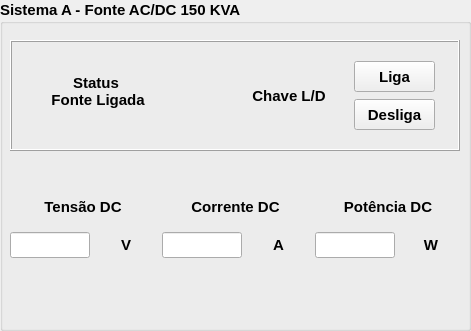
          <widget class="QGroupBox" name="groupBox_14">
           <property name="minimumSize">
            <size>
             <width>471</width>
             <height>331</height>
            </size>
           </property>
           <property name="maximumSize">
            <size>
             <width>471</width>
             <height>331</height>
            </size>
           </property>
           <property name="font">
            <font>
             <pointsize>11</pointsize>
             <weight>75</weight>
             <bold>true</bold>
             <kerning>true</kerning>
            </font>
           </property>
           <property name="layoutDirection">
            <enum>Qt::LeftToRight</enum>
           </property>
           <property name="autoFillBackground">
            <bool>false</bool>
           </property>
           <property name="title">
            <string>Sistema A - Fonte AC/DC 150 KVA</string>
           </property>
           <widget class="QFrame" name="frame_4">
            <property name="geometry">
             <rect>
              <x>10</x>
              <y>40</y>
              <width>450</width>
              <height>111</height>
             </rect>
            </property>
            <property name="minimumSize">
             <size>
              <width>450</width>
              <height>92</height>
             </size>
            </property>
            <property name="frameShape">
             <enum>QFrame::Box</enum>
            </property>
            <property name="frameShadow">
             <enum>QFrame::Raised</enum>
            </property>
            <widget class="QWidget" name="layoutWidget_11">
             <property name="geometry">
              <rect>
               <x>220</x>
               <y>20</y>
               <width>205</width>
               <height>72</height>
              </rect>
             </property>
             <layout class="QHBoxLayout" name="horizontalLayout_14">
              <item>
               <widget class="PyDMLabel" name="PyDMLabel_42">
                <property name="font">
                 <font>
                  <weight>75</weight>
                  <bold>true</bold>
                 </font>
                </property>
                <property name="toolTip">
                 <string/>
                </property>
                <property name="whatsThis">
                 <string/>
                </property>
                <property name="styleSheet">
                 <string notr="true"/>
                </property>
                <property name="text">
                 <string>Chave L/D</string>
                </property>
                <property name="alignment">
                 <set>Qt::AlignCenter</set>
                </property>
               </widget>
              </item>
              <item>
               <layout class="QVBoxLayout" name="verticalLayout_11">
                <item>
                 <widget class="PyDMPushButton" name="pb_on_power_supply_a">
                  <property name="enabled">
                   <bool>true</bool>
                  </property>
                  <property name="minimumSize">
                   <size>
                    <width>81</width>
                    <height>31</height>
                   </size>
                  </property>
                  <property name="maximumSize">
                   <size>
                    <width>81</width>
                    <height>31</height>
                   </size>
                  </property>
                  <property name="font">
                   <font>
                    <weight>75</weight>
                    <bold>true</bold>
                   </font>
                  </property>
                  <property name="toolTip">
                   <string/>
                  </property>
                  <property name="whatsThis">
                   <string>
    Basic PushButton to send a fixed value.

    The PyDMPushButton is meant to hold a specific value, and send that value
    to a channel when it is clicked, much like the MessageButton does in EDM.
    The PyDMPushButton works in two different modes of operation, first, a
    fixed value can be given to the :attr:`.pressValue` attribute, whenever the
    button is clicked a signal containing this value will be sent to the
    connected channel. This is the default behavior of the button. However, if
    the :attr:`.relativeChange` is set to True, the fixed value will be added
    to the current value of the channel. This means that the button will
    increment a channel by a fixed amount with every click, a consistent
    relative move
    
    Parameters
    ----------
    pressValue : int, float, str
        Value to be sent when the button is clicked
    
    channel : str
        ID of channel to manipulate

    parent : QObject, optional
        Parent of PyDMPushButton

    label : str, optional
        String to place on button

    icon : QIcon, optional
        An Icon to display on the PyDMPushButton


    relative : bool, optional
        Choice to have the button peform a relative put, instead of always
        setting to an absolute value
    </string>
                  </property>
                  <property name="text">
                   <string>Liga</string>
                  </property>
                  <property name="checkable">
                   <bool>true</bool>
                  </property>
                 </widget>
                </item>
                <item>
                 <widget class="PyDMPushButton" name="pb_off_power_supply_a">
                  <property name="enabled">
                   <bool>true</bool>
                  </property>
                  <property name="minimumSize">
                   <size>
                    <width>81</width>
                    <height>31</height>
                   </size>
                  </property>
                  <property name="maximumSize">
                   <size>
                    <width>81</width>
                    <height>31</height>
                   </size>
                  </property>
                  <property name="font">
                   <font>
                    <weight>75</weight>
                    <bold>true</bold>
                   </font>
                  </property>
                  <property name="toolTip">
                   <string/>
                  </property>
                  <property name="whatsThis">
                   <string>
    Basic PushButton to send a fixed value.

    The PyDMPushButton is meant to hold a specific value, and send that value
    to a channel when it is clicked, much like the MessageButton does in EDM.
    The PyDMPushButton works in two different modes of operation, first, a
    fixed value can be given to the :attr:`.pressValue` attribute, whenever the
    button is clicked a signal containing this value will be sent to the
    connected channel. This is the default behavior of the button. However, if
    the :attr:`.relativeChange` is set to True, the fixed value will be added
    to the current value of the channel. This means that the button will
    increment a channel by a fixed amount with every click, a consistent
    relative move
    
    Parameters
    ----------
    pressValue : int, float, str
        Value to be sent when the button is clicked
    
    channel : str
        ID of channel to manipulate

    parent : QObject, optional
        Parent of PyDMPushButton

    label : str, optional
        String to place on button

    icon : QIcon, optional
        An Icon to display on the PyDMPushButton


    relative : bool, optional
        Choice to have the button peform a relative put, instead of always
        setting to an absolute value
    </string>
                  </property>
                  <property name="text">
                   <string>Desliga</string>
                  </property>
                  <property name="checkable">
                   <bool>true</bool>
                  </property>
                 </widget>
                </item>
               </layout>
              </item>
             </layout>
            </widget>
            <widget class="QWidget" name="layoutWidget">
             <property name="geometry">
              <rect>
               <x>10</x>
               <y>30</y>
               <width>125</width>
               <height>43</height>
              </rect>
             </property>
             <layout class="QHBoxLayout" name="horizontalLayout_15">
              <item>
               <widget class="PyDMLed" name="led_status_power_supply_a">
                <property name="minimumSize">
                 <size>
                  <width>21</width>
                  <height>41</height>
                 </size>
                </property>
                <property name="maximumSize">
                 <size>
                  <width>21</width>
                  <height>41</height>
                 </size>
                </property>
                <property name="toolTip">
                 <string/>
                </property>
                <property name="whatsThis">
                 <string/>
                </property>
                <property name="onColour">
                 <enum>QLed::Green</enum>
                </property>
                <property name="offColour">
                 <enum>QLed::Red</enum>
                </property>
               </widget>
              </item>
              <item>
               <widget class="PyDMLabel" name="PyDMLabel_38">
                <property name="font">
                 <font>
                  <weight>75</weight>
                  <bold>true</bold>
                 </font>
                </property>
                <property name="toolTip">
                 <string/>
                </property>
                <property name="whatsThis">
                 <string/>
                </property>
                <property name="text">
                 <string>Status 
 Fonte Ligada</string>
                </property>
                <property name="alignment">
                 <set>Qt::AlignCenter</set>
                </property>
               </widget>
              </item>
             </layout>
            </widget>
           </widget>
           <widget class="QWidget" name="layoutWidget">
            <property name="geometry">
             <rect>
              <x>10</x>
              <y>190</y>
              <width>451</width>
              <height>71</height>
             </rect>
            </property>
            <layout class="QGridLayout" name="gridLayout_10">
             <item row="0" column="0">
              <widget class="PyDMLabel" name="PyDMLabel_79">
               <property name="font">
                <font>
                 <weight>75</weight>
                 <bold>true</bold>
                </font>
               </property>
               <property name="toolTip">
                <string/>
               </property>
               <property name="whatsThis">
                <string/>
               </property>
               <property name="text">
                <string>Tensão DC</string>
               </property>
               <property name="alignment">
                <set>Qt::AlignCenter</set>
               </property>
              </widget>
             </item>
             <item row="0" column="1">
              <widget class="PyDMLabel" name="PyDMLabel_80">
               <property name="font">
                <font>
                 <weight>75</weight>
                 <bold>true</bold>
                </font>
               </property>
               <property name="toolTip">
                <string/>
               </property>
               <property name="whatsThis">
                <string/>
               </property>
               <property name="text">
                <string>Corrente DC</string>
               </property>
               <property name="alignment">
                <set>Qt::AlignCenter</set>
               </property>
              </widget>
             </item>
             <item row="0" column="2">
              <widget class="PyDMLabel" name="PyDMLabel_81">
               <property name="font">
                <font>
                 <weight>75</weight>
                 <bold>true</bold>
                </font>
               </property>
               <property name="toolTip">
                <string/>
               </property>
               <property name="whatsThis">
                <string/>
               </property>
               <property name="text">
                <string>Potência DC</string>
               </property>
               <property name="alignment">
                <set>Qt::AlignCenter</set>
               </property>
              </widget>
             </item>
             <item row="1" column="0">
              <layout class="QHBoxLayout" name="horizontalLayout_16">
               <item>
                <widget class="PyDMLineEdit" name="le_power_supply_voltage_a">
                 <property name="maximumSize">
                  <size>
                   <width>80</width>
                   <height>16777215</height>
                  </size>
                 </property>
                 <property name="toolTip">
                  <string/>
                 </property>
                 <property name="whatsThis">
                  <string>
    Writeable text field to send and display channel values
    </string>
                 </property>
                 <property name="readOnly">
                  <bool>true</bool>
                 </property>
                </widget>
               </item>
               <item>
                <widget class="PyDMLabel" name="PyDMLabel_76">
                 <property name="font">
                  <font>
                   <weight>75</weight>
                   <bold>true</bold>
                  </font>
                 </property>
                 <property name="toolTip">
                  <string/>
                 </property>
                 <property name="whatsThis">
                  <string/>
                 </property>
                 <property name="text">
                  <string>V</string>
                 </property>
                 <property name="alignment">
                  <set>Qt::AlignCenter</set>
                 </property>
                </widget>
               </item>
              </layout>
             </item>
             <item row="1" column="1">
              <layout class="QHBoxLayout" name="horizontalLayout_17">
               <item>
                <widget class="PyDMLineEdit" name="le_power_supply_current_a">
                 <property name="maximumSize">
                  <size>
                   <width>80</width>
                   <height>16777215</height>
                  </size>
                 </property>
                 <property name="toolTip">
                  <string/>
                 </property>
                 <property name="whatsThis">
                  <string>
    Writeable text field to send and display channel values
    </string>
                 </property>
                 <property name="readOnly">
                  <bool>true</bool>
                 </property>
                </widget>
               </item>
               <item>
                <widget class="PyDMLabel" name="PyDMLabel_77">
                 <property name="font">
                  <font>
                   <weight>75</weight>
                   <bold>true</bold>
                  </font>
                 </property>
                 <property name="toolTip">
                  <string/>
                 </property>
                 <property name="whatsThis">
                  <string/>
                 </property>
                 <property name="text">
                  <string>A</string>
                 </property>
                 <property name="alignment">
                  <set>Qt::AlignCenter</set>
                 </property>
                </widget>
               </item>
              </layout>
             </item>
             <item row="1" column="2">
              <layout class="QHBoxLayout" name="horizontalLayout_18">
               <item>
                <widget class="PyDMLineEdit" name="le_power_supply_power_a">
                 <property name="maximumSize">
                  <size>
                   <width>80</width>
                   <height>16777215</height>
                  </size>
                 </property>
                 <property name="toolTip">
                  <string/>
                 </property>
                 <property name="whatsThis">
                  <string>
    Writeable text field to send and display channel values
    </string>
                 </property>
                 <property name="readOnly">
                  <bool>true</bool>
                 </property>
                </widget>
               </item>
               <item>
                <widget class="PyDMLabel" name="PyDMLabel_78">
                 <property name="font">
                  <font>
                   <weight>75</weight>
                   <bold>true</bold>
                  </font>
                 </property>
                 <property name="toolTip">
                  <string/>
                 </property>
                 <property name="whatsThis">
                  <string/>
                 </property>
                 <property name="text">
                  <string>W</string>
                 </property>
                 <property name="alignment">
                  <set>Qt::AlignCenter</set>
                 </property>
                </widget>
               </item>
              </layout>
             </item>
            </layout>
           </widget>
          </widget>
